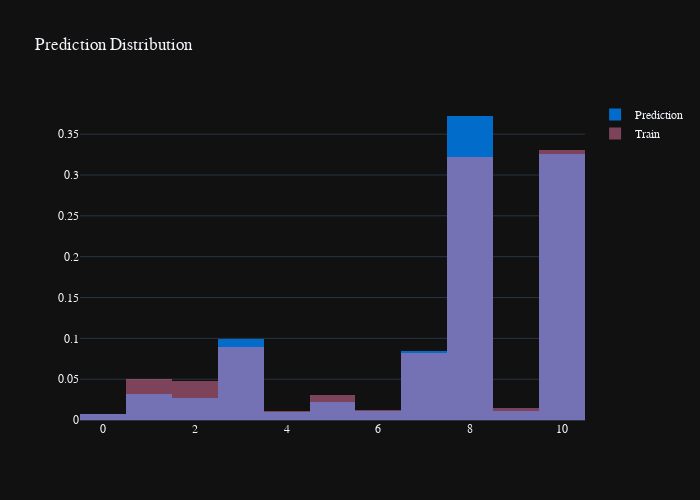

The cell this chart's notebook holds for it:
### Code cell
fig = go.Figure(layout=plotly_template['layout'])
fig.add_trace(
    go.Histogram(
        x=test_df[Config.target],
        name=f'Prediction',
        histnorm='probability',
        marker=dict(color=color_palette['Bin'][0]),
        #line=dict(color='black')
    ),
)

fig.add_trace(
    go.Histogram(
        x=df_train[Config.target],
        name=f'Train',
        histnorm='probability',
        marker=dict(color=color_palette['Bin'][1]),
        opacity=0.5
        #line=dict(color='black')
    ),
)

fig.update_layout(
    title='Prediction Distribution',
    barmode='overlay',
    uniformtext_minsize=15,
    uniformtext_mode='hide',
    width=700)

fig.show()

### Figure 1 — Plotly figure (JSON) as saved in the notebook; plotly's stock layout.template omitted (floating-point values rounded to 4 significant figures; data arrays with more than 128 entries replaced by an {"elided": "..."} marker saying what was removed)
{"data": [{"histnorm": "probability", "marker": {"color": "#016CC9"}, "name": "Prediction", "type": "histogram", "x": {"elided": "4046 int values"}}, {"histnorm": "probability", "marker": {"color": "#E876A3"}, "name": "Train", "opacity": 0.5, "type": "histogram", "x": {"elided": "4046 int values"}}], "layout": {"barmode": "overlay", "font": {"family": "Franklin Gothic", "size": 12}, "height": 500, "title": {"text": "Prediction Distribution"}, "uniformtext": {"minsize": 15, "mode": "hide"}, "width": 700}}
